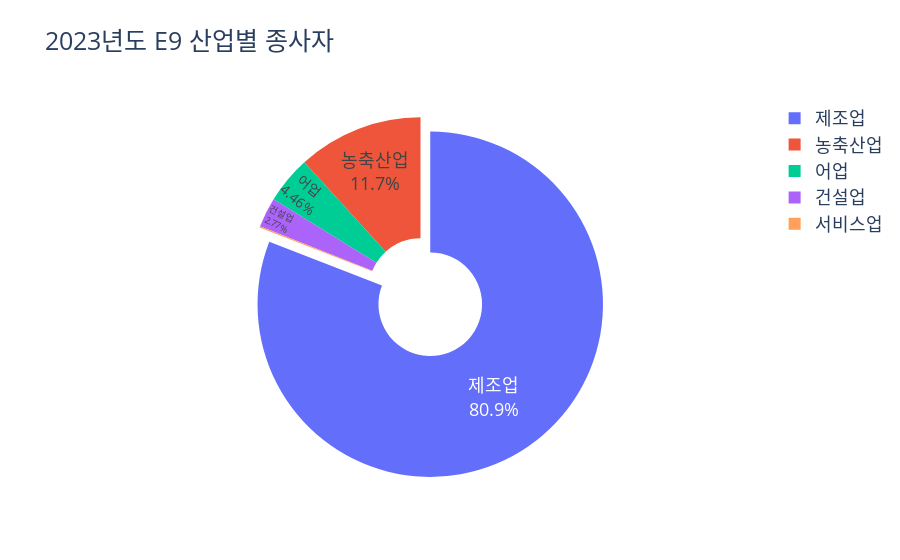

Source (notebook cell):
### Code cell
import plotly.graph_objects as go
import plotly.io as pio

labels = ['제조업','건설업','서비스업','농축산업','어업']

values = [(int)(worker['10차_제조업'].iloc[1:2]),(int)(worker['10차_건설업'].iloc[1:2]),(int)(worker['10차_서비스업'].iloc[1:2]),(int)(worker['10차_농축산업'].iloc[1:2]),(int)(worker['10차_어업'].iloc[1:2])]

fig = go.Figure(data=[go.Pie(labels=labels, values=values,pull=[0.1,0,0,0,0])])
fig.update_traces(textposition='inside',textinfo='percent+label',hole=.3)
fig.update_layout(
    title='2023년도 E9 산업별 종사자',
    font=dict(
        size=18
    )
)
fig.show()

pio.write_image(fig,'2023_E9_산업별.png')

### Figure 1 — Plotly figure (JSON) as saved in the notebook; plotly's stock layout.template omitted (floating-point values rounded to 4 significant figures)
{"data": [{"hole": 0.3, "labels": ["제조업", "건설업", "서비스업", "농축산업", "어업"], "pull": [0.1, 0, 0, 0, 0], "textinfo": "percent+label", "textposition": "inside", "type": "pie", "values": [170987, 5864, 274, 24809, 9427]}], "layout": {"font": {"size": 18}, "title": {"text": "2023년도 E9 산업별 종사자"}}}
